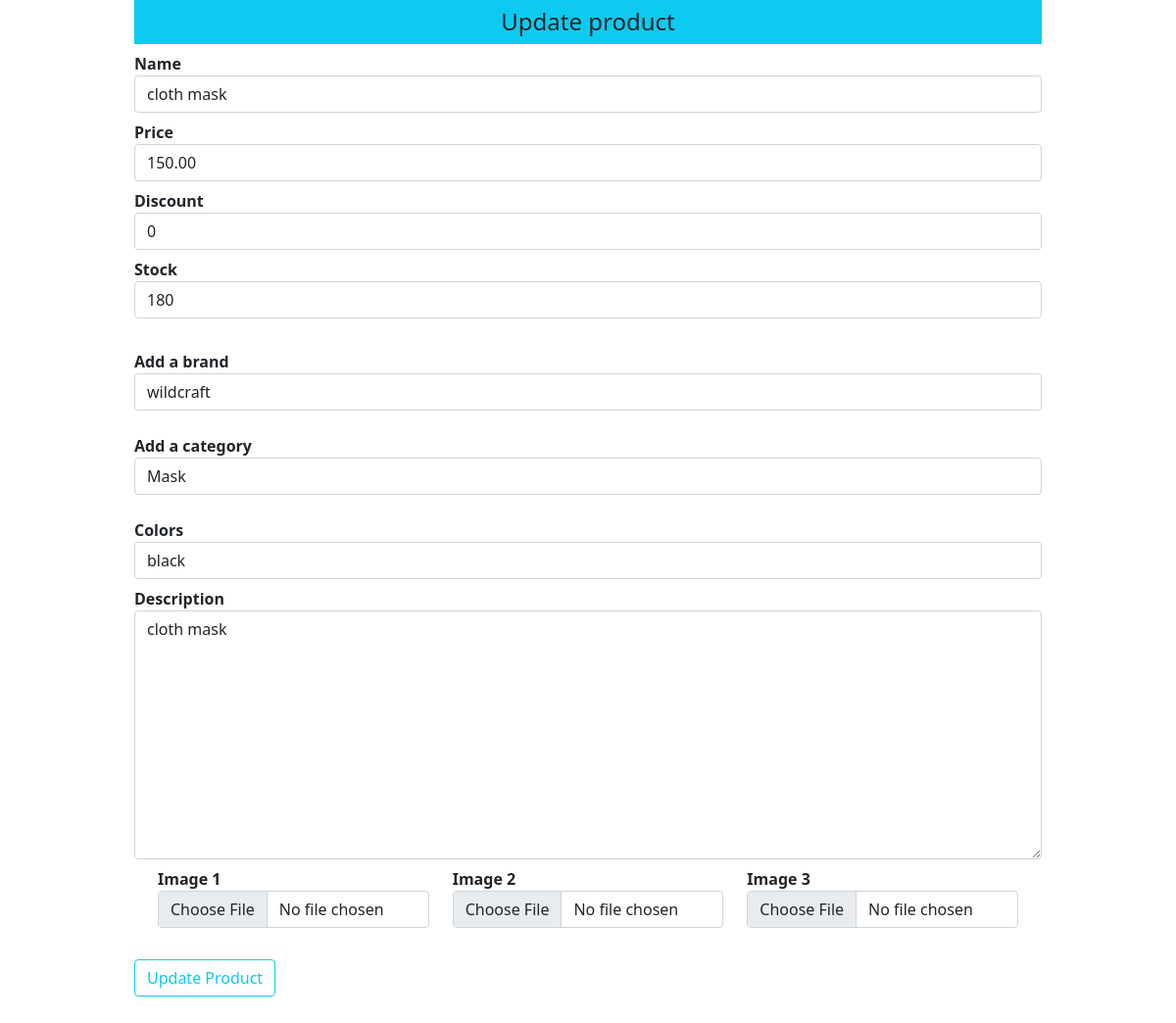
Before: /updateproduct/3 with the older database file.
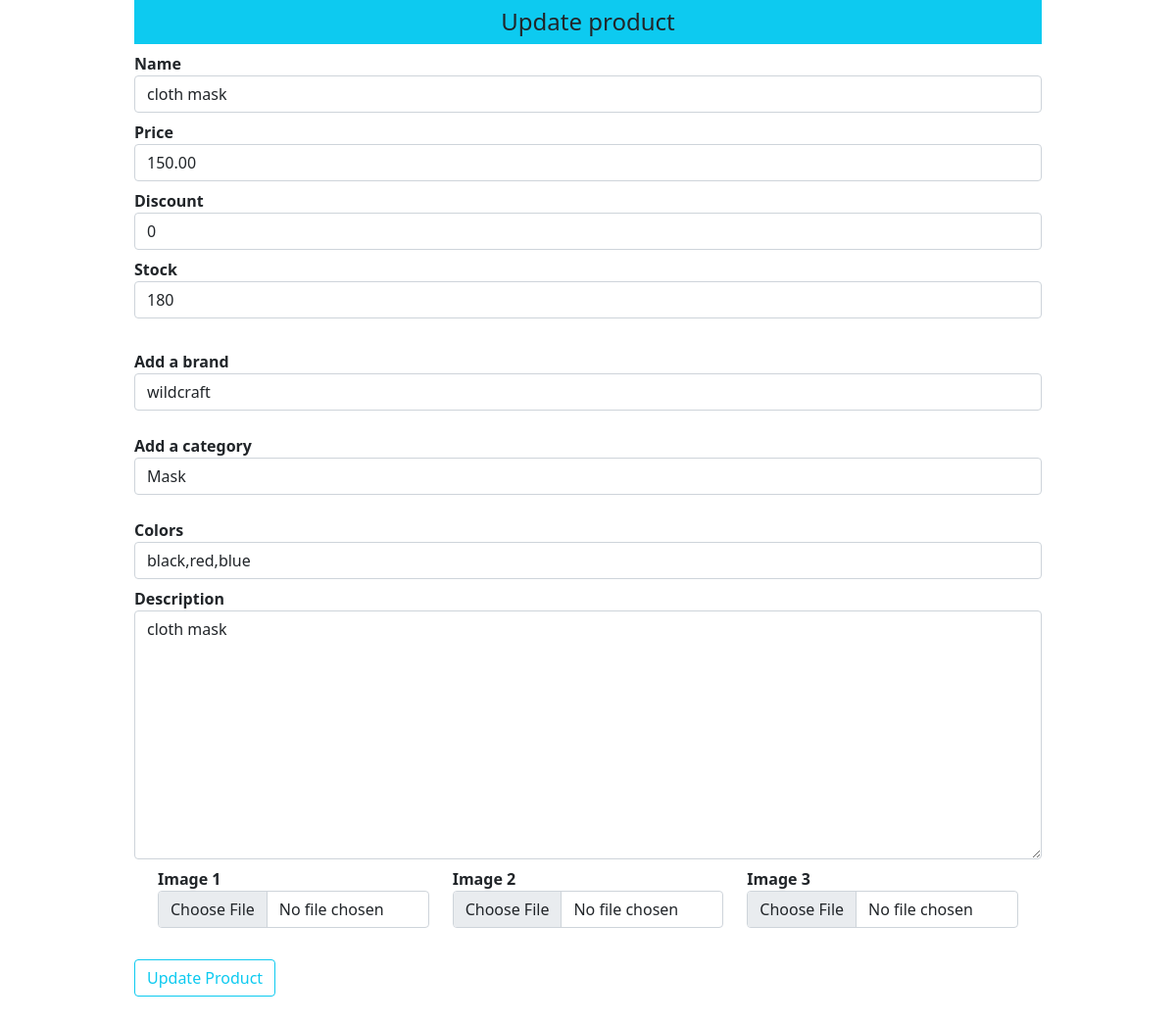
After: the same page with the newer database file.
### shop/products/models.py (models this page shows, shortened)
class Addproduct(db.Model):
    id = db.Column(db.Integer, primary_key=True)
    name = db.Column(db.String(80), nullable=False)
    price = db.Column(db.Numeric(10,2), nullable=False)
    discount = db.Column(db.Integer, default=0)
    stock = db.Column(db.Integer, nullable=False)
    colors = db.Column(db.Text, nullable=False)
    desc = db.Column(db.Text, nullable=False)
    pub_date = db.Column(db.DateTime, nullable=False, default=datetime.utcnow)
    brand_id = db.Column(db.Integer, db.ForeignKey('brand.id'), nullable=False)
    brand = db.relationship('Brand',backref=db.backref('brands', lazy=True))
    category_id = db.Column(db.Integer, db.ForeignKey('category.id'), nullable=False)
    category = db.relationship('Category',backref=db.backref('categories', lazy=True))
    image_1 = db.Column(db.String(150), nullable=False, default='image1.jpg')
    image_2 = db.Column(db.String(150), nullable=False, default='image2.jpg')
    image_3 = db.Column(db.String(150), nullable=False, default='image3.jpg')

### shop/products/routes.py (the view, shortened to what this page needs)
@app.route('/updateproduct/<int:id>', methods=['GET','POST'])
def updateproduct(id):
    brands = Brand.query.all()
    categories = Category.query.all()
    product = Addproduct.query.get_or_404(id)
    brand = request.form.get('brand')
    category = request.form.get('category')
    form = Addproducts(request.form)
    form.name.data = product.name
    form.price.data = product.price
    form.discount.data =product.discount
    form.stock.data=product.stock
    form.colors.data=product.colors
    form.description.data=product.desc
    return render_template('products/updateproduct.html',form=form,brands=brands,categories=categories,product=product)

### shop/products/forms.py
class Addproducts(Form):
    name = StringField('Name', [validators.DataRequired()])
    price = FloatField('Price', [validators.DataRequired()])
    discount = IntegerField('Discount', default=0)
    stock = IntegerField('Stock', [validators.DataRequired()])
    colors = StringField('Colors', [validators.DataRequired()])
    description = TextAreaField('Description', [validators.DataRequired()])
    image_1 = FileField('Image 1', validators=[FileAllowed(['jpg','png','gif','jpeg'], 'Images only please')])
    image_2 = FileField('Image 2', validators=[FileAllowed(['jpg','png','gif','jpeg'], 'Images only please')])
    image_3 = FileField('Image 3', validators=[FileAllowed(['jpg','png','gif','jpeg'], 'Images only please')])

### shop/templates/products/updateproduct.html (shortened to what this page needs)
{% extends "layout.html" %}
{% block content %}
<div class="container">
    <div class="row">
        <div class="col-md-1"></div>
            <div class="col-md-10">
                <div class="text-center bg-info p-2 h4">Update product</div>
                {% from "_formhelpers.html" import render_field %}
                <form method="POST" enctype="multipart/form-data">
                <div>
                    {{ render_field(form.name, class="form-control") }}
                    {{ render_field(form.price, class="form-control") }}
                    {{ render_field(form.discount, class="form-control") }}
                    {{ render_field(form.stock, class="form-control") }}
                    <br>
                    <dt>Add a brand</dt>
                    <select name="brand" id="brand" class="form-control" required>
                    <option value="{{product.brand_id}}"> {{product.brand.name}}</option>
                    </select>
                    <br>
                    <dt>Add a category</dt>
                    <select name="category" id="category" class="form-control" required>
                    <option value="{{product.category_id}}"> {{product.category.name}}</option>
                    </select>
                    <br>
                    {{ render_field(form.colors, class="form-control") }}
                    {{ render_field(form.description, class="form-control", rows="10") }}
                </div>
                <div class="container">
                    <div class="row">
                        <div class="col-md-4">{{ render_field(form.image_1, class="form-control") }}</div>
                        <div class="col-md-4">{{ render_field(form.image_2, class="form-control") }}</div>
                        <div class="col-md-4">{{ render_field(form.image_3, class="form-control") }}</div>
                    </div>
                </div>
                <button type = "submit" class="btn btn-outline-info mt-4 mb-5"> Update Product</button>
                </form>
            </div>
      <div class="col-md-1"></div>
    </div>
</div>
{% endblock content %}

### shop/templates/_formhelpers.html (shortened to what this page needs)
{% macro render_field(field) %}
  <dt>{{ field.label }}
  <dd>{{ field(**kwargs)|safe }}
  </dd>
{% endmacro %}

Changed rows visible on the page:
changed Addproduct "cloth mask": colors "black" → "black,red,blue"
